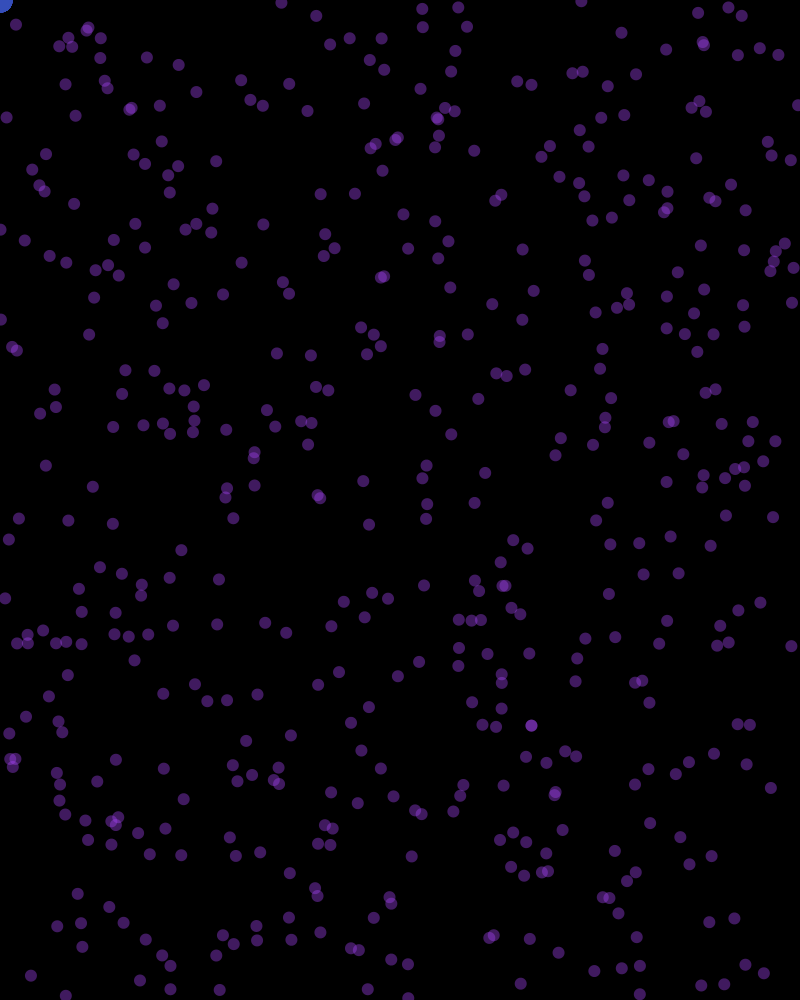
Frame 1 (no input)
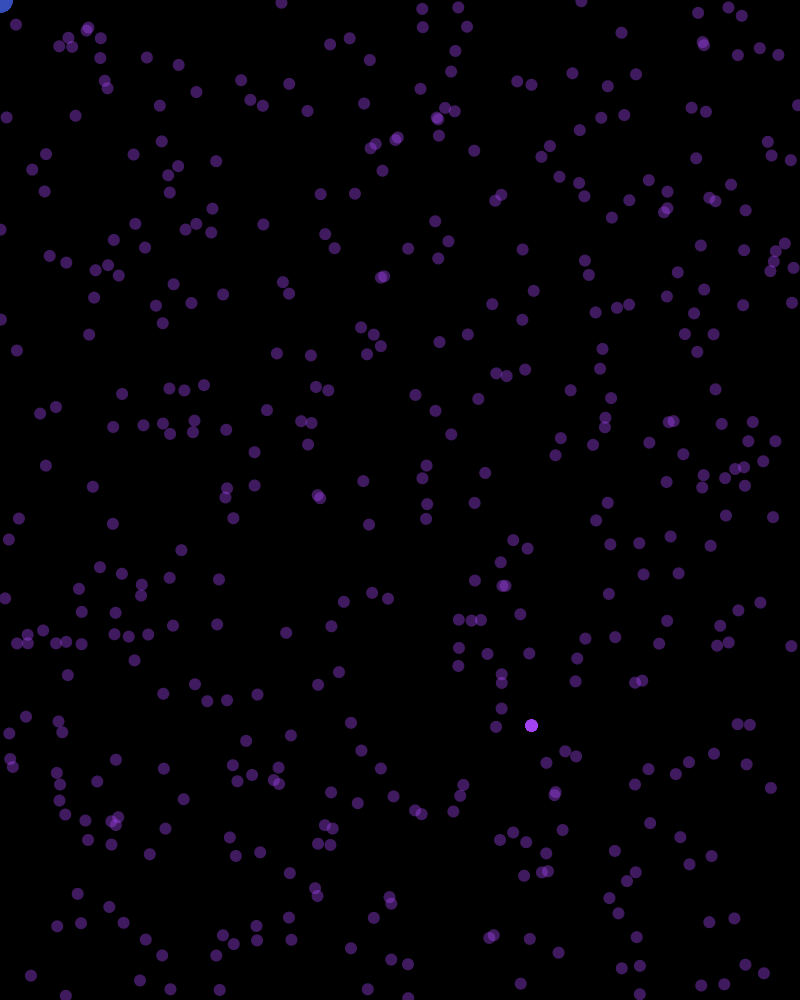
Frame 60 (the mouse pressed at the canvas centre just before this capture)
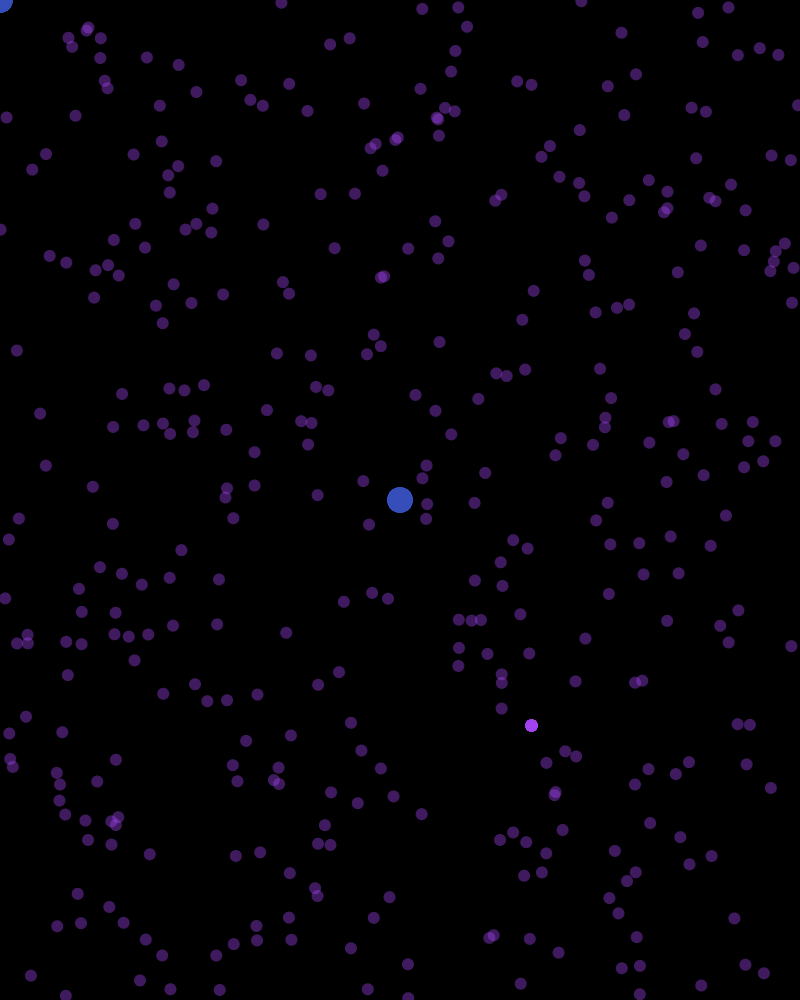
Frame 120 (the mouse held since frame 60 and released just before this capture)

The Processing sketch that drew these frames (run headless with seeded random() and noise(); from frame 60 on, the mouse is pressed at the canvas centre):

// Processing sketch: processing_43706
// ── processing_43706.pde

//VARIABLES
  float [] xNative = new float [500];
  float [] yNative = new float [500];
  float [] xColonist = new float [100];
  float [] yColonist = new float [100];

//COLOR VARIABLES
  color c = color(random(255), random(255),random(255));

//SETUP
  void setup() {
    size (800, 1000);
    smooth();
    noStroke();


//INITIALIZE NATIVES
 for (int i = 0; i < xNative.length; i++) {
    xNative[i] = random(0, 800);
    yNative[i] = random(0,1000);
   }
   
//INITIALIZE COLONISTS
  for (int i=0; i < xColonist.length; i++) {
    xColonist[i] = 0;
    yColonist[i] = 0;
  }
 }



//DRAW
  void draw() {
    background(0);

//SHIFT VALUES OF NATIVES
  for (int i = 0; i<xNative.length-1; i ++) {
    xNative[i] = xNative[i+1];
    yNative[i] = yNative[i+1];
  }
  
//SHIFT VALUES OF COLONISTS
 for (int i = 0; i<xColonist.length-1; i ++) {
    xColonist[i] = xColonist[i+1];
    yColonist[i] = yColonist[i+1];
  }
  
//COLONISTS DIRECTION BASED ON MOUSE 
 xColonist[xColonist.length-1] = mouseX;
  yColonist[yColonist.length-1] = mouseY;

//DRAW IT
  //NATIVE
  for(int i = 0; i<xNative.length; i++) {
    fill(c, 100);
    ellipse(xNative[i], yNative[i], 12, 12);
  }
  //COLONIST  
  for(int i = 0; i<xColonist.length; i++) {
    fill(c*5);
    ellipse(xColonist[i], yColonist[i], 25, 25);
     
  }
}
